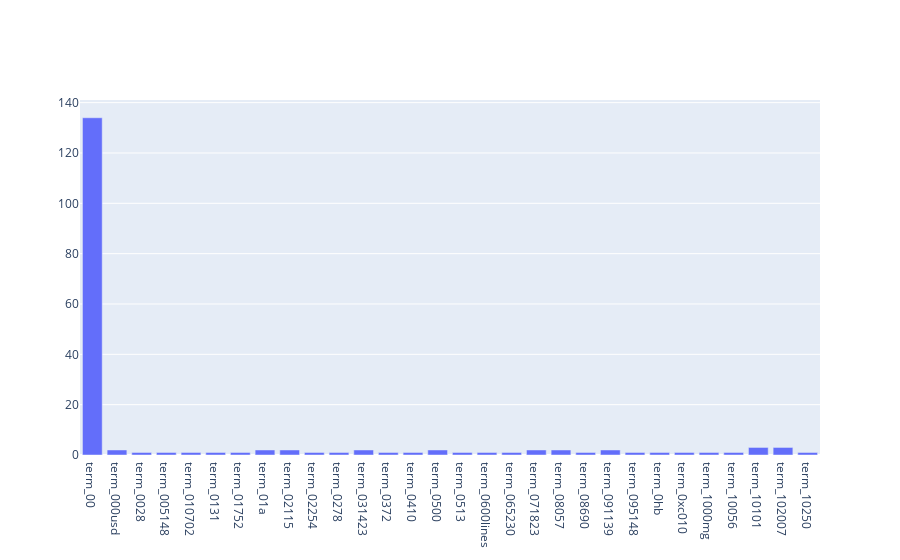

Notebook code for this chart:
### Markdown cell above
### >>> **Exercise 14 (take home):** 
The chart above contains all the vocabulary, and it's computationally intensive to both compute and visualize. Can you efficiently reduce the number of terms you want to visualize as an exercise.

### Code cell
# Answer here
# sample
x_temp=["term_"+str(i) for i in count_vect.get_feature_names()[::10][0:30]]
data = [go.Bar(
   x = x_temp,
   y = term_frequencies[::10][0:30]
)]
fig = go.Figure(data=data, layout = layout)
fig

### Figure 1 — Plotly figure (JSON) as saved in the notebook; plotly's stock layout.template omitted (floating-point values rounded to 4 significant figures)
{"data": [{"type": "bar", "x": ["term_00", "term_000usd", "term_0028", "term_005148", "term_010702", "term_0131", "term_01752", "term_01a", "term_02115", "term_02254", "term_0278", "term_031423", "term_0372", "term_0410", "term_0500", "term_0513", "term_0600lines", "term_065230", "term_071823", "term_08057", "term_08690", "term_091139", "term_095148", "term_0hb", "term_0xc010", "term_1000mg", "term_10056", "term_10101", "term_102007", "term_10250"], "y": [134, 2, 1, 1, 1, 1, 1, 2, 2, 1, 1, 2, 1, 1, 2, 1, 1, 1, 2, 2, 1, 2, 1, 1, 1, 1, 1, 3, 3, 1]}], "layout": {"xaxis": {"type": "category"}}}
